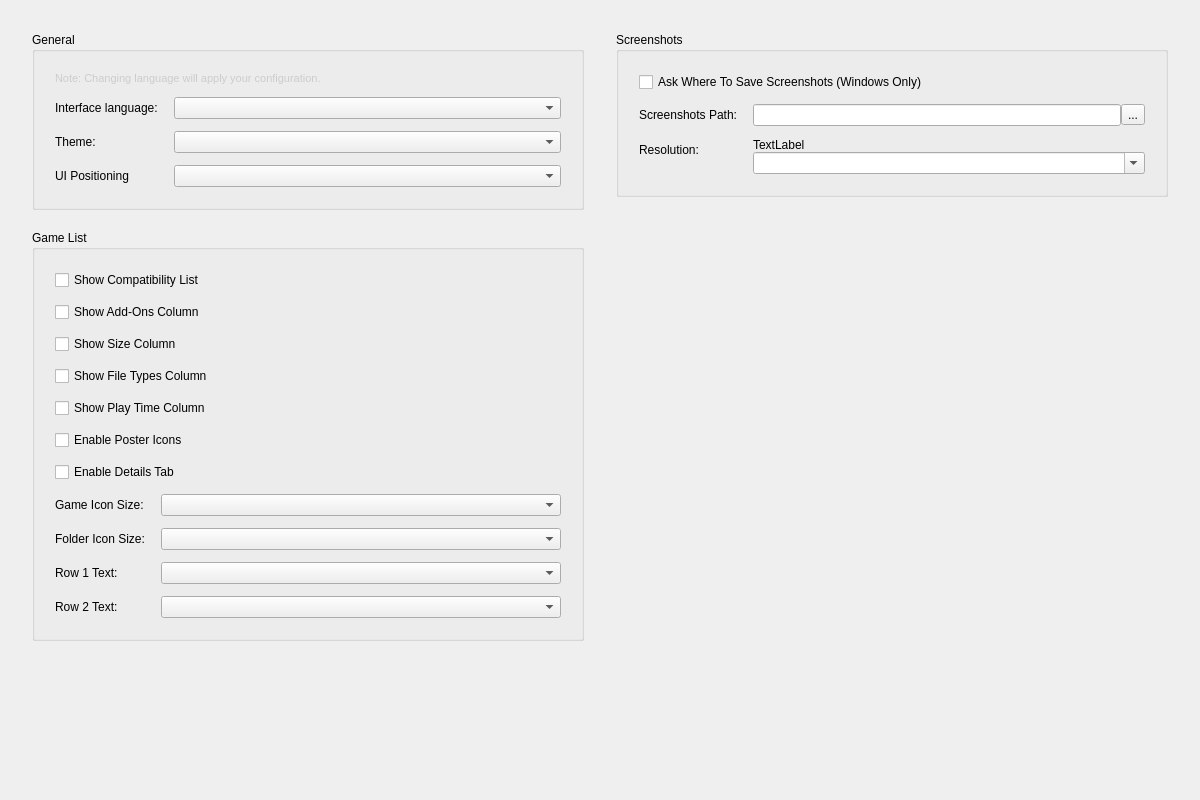
<?xml version="1.0" encoding="UTF-8"?>
<ui version="4.0">
    <class>ConfigureUi</class>
    <widget class="QWidget" name="ConfigureUi">
        <property name="geometry">
            <rect>
                <x>0</x>
                <y>0</y>
                <width>1200</width>
                <height>800</height>
            </rect>
        </property>
        <property name="minimumSize">
            <size>
                <width>700</width>
                <height>600</height>
            </size>
        </property>
        <property name="windowTitle">
            <string>Form</string>
        </property>
        <property name="accessibleName">
            <string>UI</string>
        </property>
        <property name="styleSheet">
            <string>/* This stylesheet is a template. Placeholders like %%ACCENT_COLOR%% are replaced in C++. */</string>
        </property>
        <layout class="QHBoxLayout" name="mainHorizontalLayout">
            <property name="spacing">
                <number>32</number>
            </property>
            <property name="leftMargin">
                <number>32</number>
            </property>
            <property name="topMargin">
                <number>32</number>
            </property>
            <property name="rightMargin">
                <number>32</number>
            </property>
            <property name="bottomMargin">
                <number>32</number>
            </property>
            <item>
                <layout class="QVBoxLayout" name="leftColumnLayout">
                    <property name="spacing">
                        <number>20</number>
                    </property>
                    <item>
                        <widget class="QGroupBox" name="general_groupBox">
                            <property name="sizePolicy">
                                <sizepolicy hsizetype="MinimumExpanding" vsizetype="Preferred">
                                    <horstretch>0</horstretch>
                                    <verstretch>0</verstretch>
                                </sizepolicy>
                            </property>
                            <property name="title">
                                <string>General</string>
                            </property>
                            <layout class="QFormLayout" name="generalFormLayout">
                                <property name="horizontalSpacing">
                                    <number>16</number>
                                </property>
                                <property name="verticalSpacing">
                                    <number>12</number>
                                </property>
                                <property name="leftMargin">
                                    <number>20</number>
                                </property>
                                <property name="topMargin">
                                    <number>20</number>
                                </property>
                                <property name="rightMargin">
                                    <number>20</number>
                                </property>
                                <property name="bottomMargin">
                                    <number>20</number>
                                </property>
                                <item row="0" column="0" colspan="2">
                                    <widget class="QLabel" name="label_change_language_info">
                                        <property name="text">
                                            <string>Note: Changing language will apply your configuration.</string>
                                        </property>
                                        <property name="wordWrap">
                                            <bool>true</bool>
                                        </property>
                                        <property name="styleSheet">
                                            <string>color: #cccccc; font-size: 11px;</string>
                                        </property>
                                    </widget>
                                </item>
                                <item row="1" column="0">
                                    <widget class="QLabel" name="language_label">
                                        <property name="text">
                                            <string>Interface language:</string>
                                        </property>
                                    </widget>
                                </item>
                                <item row="1" column="1">
                                    <widget class="QComboBox" name="language_combobox">
                                        <property name="sizePolicy">
                                            <sizepolicy hsizetype="Expanding" vsizetype="Fixed">
                                                <horstretch>0</horstretch>
                                                <verstretch>0</verstretch>
                                            </sizepolicy>
                                        </property>
                                    </widget>
                                </item>
                                <item row="2" column="0">
                                    <widget class="QLabel" name="theme_label">
                                        <property name="text">
                                            <string>Theme:</string>
                                        </property>
                                    </widget>
                                </item>
                                <item row="2" column="1">
                                    <widget class="QComboBox" name="theme_combobox">
                                        <property name="sizePolicy">
                                            <sizepolicy hsizetype="Expanding" vsizetype="Fixed">
                                                <horstretch>0</horstretch>
                                                <verstretch>0</verstretch>
                                            </sizepolicy>
                                        </property>
                                    </widget>
                                </item>
                                <item row="5" column="0">
                                    <widget class="QLabel" name="label">
                                        <property name="text">
                                            <string>UI Positioning</string>
                                        </property>
                                    </widget>
                                </item>
                                <item row="5" column="1">
                                    <widget class="QComboBox" name="ui_positioning_combo">
                                        <property name="sizePolicy">
                                            <sizepolicy hsizetype="Expanding" vsizetype="Fixed">
                                                <horstretch>0</horstretch>
                                                <verstretch>0</verstretch>
                                            </sizepolicy>
                                        </property>
                                    </widget>
                                </item>
                            </layout>
                        </widget>
                    </item>
                    <item>
                        <widget class="QGroupBox" name="GameListGroupBox">
                            <property name="sizePolicy">
                                <sizepolicy hsizetype="MinimumExpanding" vsizetype="Preferred">
                                    <horstretch>0</horstretch>
                                    <verstretch>0</verstretch>
                                </sizepolicy>
                            </property>
                            <property name="title">
                                <string>Game List</string>
                            </property>
                            <layout class="QFormLayout" name="gameListFormLayout">
                                <property name="horizontalSpacing">
                                    <number>16</number>
                                </property>
                                <property name="verticalSpacing">
                                    <number>12</number>
                                </property>
                                <property name="leftMargin">
                                    <number>20</number>
                                </property>
                                <property name="topMargin">
                                    <number>20</number>
                                </property>
                                <property name="rightMargin">
                                    <number>20</number>
                                </property>
                                <property name="bottomMargin">
                                    <number>20</number>
                                </property>
                                <item row="0" column="0" colspan="2">
                                    <widget class="QCheckBox" name="show_compat">
                                        <property name="text">
                                            <string>Show Compatibility List</string>
                                        </property>
                                    </widget>
                                </item>
                                <item row="1" column="0" colspan="2">
                                    <widget class="QCheckBox" name="show_add_ons">
                                        <property name="text">
                                            <string>Show Add-Ons Column</string>
                                        </property>
                                    </widget>
                                </item>
                                <item row="2" column="0" colspan="2">
                                    <widget class="QCheckBox" name="show_size">
                                        <property name="text">
                                            <string>Show Size Column</string>
                                        </property>
                                    </widget>
                                </item>
                                <item row="3" column="0" colspan="2">
                                    <widget class="QCheckBox" name="show_types">
                                        <property name="text">
                                            <string>Show File Types Column</string>
                                        </property>
                                    </widget>
                                </item>
                                <item row="4" column="0" colspan="2">
                                    <widget class="QCheckBox" name="show_play_time">
                                        <property name="text">
                                            <string>Show Play Time Column</string>
                                        </property>
                                    </widget>
                                </item>
                                <item row="6" column="0" colspan="2">
                                    <widget class="QCheckBox" name="game_list_poster_view">
                                        <property name="text">
                                            <string>Enable Poster Icons</string>
                                        </property>
                                    </widget>
                                </item>
                                <item row="7" column="0" colspan="2">
                                    <widget class="QCheckBox" name="enable_details_tab">
                                        <property name="text">
                                            <string>Enable Details Tab</string>
                                        </property>
                                    </widget>
                                </item>
                                <item row="8" column="0">
                                    <widget class="QLabel" name="game_icon_size_label">
                                        <property name="text">
                                            <string>Game Icon Size:</string>
                                        </property>
                                    </widget>
                                </item>
                                <item row="8" column="1">
                                    <widget class="QComboBox" name="game_icon_size_combobox">
                                        <property name="sizePolicy">
                                            <sizepolicy hsizetype="Expanding" vsizetype="Fixed">
                                                <horstretch>0</horstretch>
                                                <verstretch>0</verstretch>
                                            </sizepolicy>
                                        </property>
                                    </widget>
                                </item>
                                <item row="9" column="0">
                                    <widget class="QLabel" name="folder_icon_size_label">
                                        <property name="text">
                                            <string>Folder Icon Size:</string>
                                        </property>
                                    </widget>
                                </item>
                                <item row="9" column="1">
                                    <widget class="QComboBox" name="folder_icon_size_combobox">
                                        <property name="sizePolicy">
                                            <sizepolicy hsizetype="Expanding" vsizetype="Fixed">
                                                <horstretch>0</horstretch>
                                                <verstretch>0</verstretch>
                                            </sizepolicy>
                                        </property>
                                    </widget>
                                </item>
                                <item row="10" column="0">
                                    <widget class="QLabel" name="row_1_label">
                                        <property name="text">
                                            <string>Row 1 Text:</string>
                                        </property>
                                    </widget>
                                </item>
                                <item row="10" column="1">
                                    <widget class="QComboBox" name="row_1_text_combobox">
                                        <property name="sizePolicy">
                                            <sizepolicy hsizetype="Expanding" vsizetype="Fixed">
                                                <horstretch>0</horstretch>
                                                <verstretch>0</verstretch>
                                            </sizepolicy>
                                        </property>
                                    </widget>
                                </item>
                                <item row="11" column="0">
                                    <widget class="QLabel" name="row_2_label">
                                        <property name="text">
                                            <string>Row 2 Text:</string>
                                        </property>
                                    </widget>
                                </item>
                                <item row="11" column="1">
                                    <widget class="QComboBox" name="row_2_text_combobox">
                                        <property name="sizePolicy">
                                            <sizepolicy hsizetype="Expanding" vsizetype="Fixed">
                                                <horstretch>0</horstretch>
                                                <verstretch>0</verstretch>
                                            </sizepolicy>
                                        </property>
                                    </widget>
                                </item>
                            </layout>
                        </widget>
                    </item>
                    <item>
                        <spacer name="leftVerticalSpacer">
                            <property name="orientation">
                                <enum>Qt::Vertical</enum>
                            </property>
                            <property name="sizeHint" stdset="0">
                                <size>
                                    <width>20</width>
                                    <height>40</height>
                                </size>
                            </property>
                        </spacer>
                    </item>
                </layout>
            </item>
            <item>
                <layout class="QVBoxLayout" name="rightColumnLayout">
                    <property name="spacing">
                        <number>20</number>
                    </property>
                    <item>
                        <widget class="QGroupBox" name="screenshots_GroupBox">
                            <property name="sizePolicy">
                                <sizepolicy hsizetype="MinimumExpanding" vsizetype="Preferred">
                                    <horstretch>0</horstretch>
                                    <verstretch>0</verstretch>
                                </sizepolicy>
                            </property>
                            <property name="title">
                                <string>Screenshots</string>
                            </property>
                            <layout class="QFormLayout" name="screenshotsFormLayout">
                                <property name="horizontalSpacing">
                                    <number>16</number>
                                </property>
                                <property name="verticalSpacing">
                                    <number>12</number>
                                </property>
                                <property name="leftMargin">
                                    <number>20</number>
                                </property>
                                <property name="topMargin">
                                    <number>20</number>
                                </property>
                                <property name="rightMargin">
                                    <number>20</number>
                                </property>
                                <property name="bottomMargin">
                                    <number>20</number>
                                </property>
                                <item row="0" column="0" colspan="2">
                                    <widget class="QCheckBox" name="enable_screenshot_save_as">
                                        <property name="text">
                                            <string>Ask Where To Save Screenshots (Windows Only)</string>
                                        </property>
                                    </widget>
                                </item>
                                <item row="1" column="0">
                                    <widget class="QLabel" name="screenshot_path_label">
                                        <property name="text">
                                            <string>Screenshots Path:</string>
                                        </property>
                                    </widget>
                                </item>
                                <item row="1" column="1">
                                    <layout class="QHBoxLayout" name="screenshotPathLayout">
                                        <item>
                                            <widget class="QLineEdit" name="screenshot_path_edit">
                                                <property name="sizePolicy">
                                                    <sizepolicy hsizetype="Expanding" vsizetype="Fixed">
                                                        <horstretch>0</horstretch>
                                                        <verstretch>0</verstretch>
                                                    </sizepolicy>
                                                </property>
                                            </widget>
                                        </item>
                                        <item>
                                            <widget class="QToolButton" name="screenshot_path_button">
                                                <property name="text">
                                                    <string>...</string>
                                                </property>
                                            </widget>
                                        </item>
                                    </layout>
                                </item>
                                <item row="2" column="0">
                                    <widget class="QLabel" name="resolution_label">
                                        <property name="text">
                                            <string>Resolution:</string>
                                        </property>
                                    </widget>
                                </item>
                                <item row="2" column="1">
                                    <layout class="QVBoxLayout" name="resolutionLayout">
                                        <item>
                                            <widget class="QLabel" name="screenshot_width">
                                                <property name="text">
                                                    <string>TextLabel</string>
                                                </property>
                                                <property name="alignment">
                                                    <set>Qt::AlignLeading|Qt::AlignLeft|Qt::AlignVCenter</set>
                                                </property>
                                                <property name="wordWrap">
                                                    <bool>true</bool>
                                                </property>
                                            </widget>
                                        </item>
                                        <item>
                                            <widget class="QComboBox" name="screenshot_height">
                                                <property name="sizePolicy">
                                                    <sizepolicy hsizetype="MinimumExpanding" vsizetype="Fixed">
                                                        <horstretch>0</horstretch>
                                                        <verstretch>0</verstretch>
                                                    </sizepolicy>
                                                </property>
                                                <property name="editable">
                                                    <bool>true</bool>
                                                </property>
                                            </widget>
                                        </item>
                                    </layout>
                                </item>
                            </layout>
                        </widget>
                    </item>
                    <item>
                        <spacer name="rightVerticalSpacer">
                            <property name="orientation">
                                <enum>Qt::Vertical</enum>
                            </property>
                            <property name="sizeHint" stdset="0">
                                <size>
                                    <width>20</width>
                                    <height>40</height>
                                </size>
                            </property>
                        </spacer>
                    </item>
                </layout>
            </item>
        </layout>
    </widget>
    <resources/>
    <connections/>
</ui>
